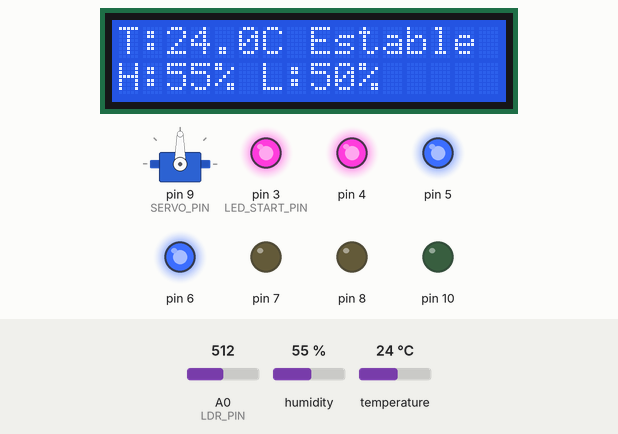
The sketch below on a simulated Arduino Uno, built with avr-gcc and run on an emulated ATmega328P. On the bench: servo, 16×2 character LCD, output pins drawn as LEDs (lit = HIGH). Inputs (shaded band) come from the test bench; at power-on: temperature 24 °C, A0 (LDR_PIN) = 512, humidity 55 %. What the sketch prints to the serial monitor is not drawn.

Above: at 3.2 s.
3.3 s: temperature set to 23.4 °C
At 6.0 s:
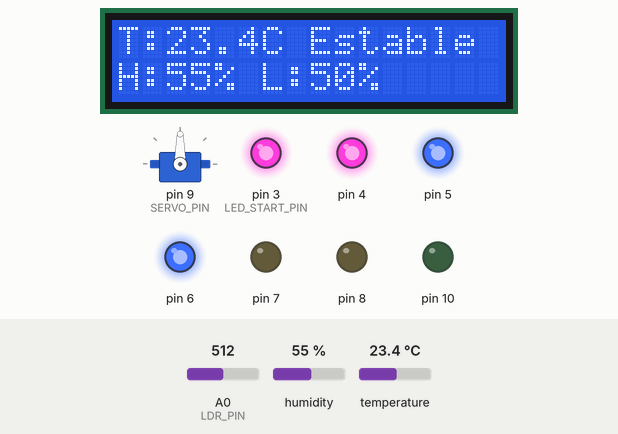
6.6 s: temperature set to 22.4 °C
At 8.1 s:
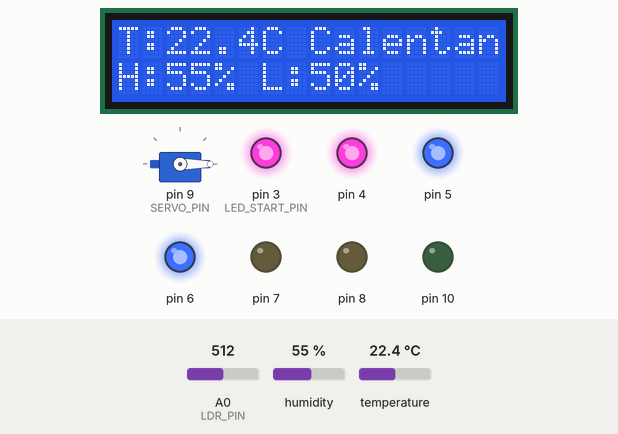
9.9 s: temperature set to 28 °C
At 13.4 s:
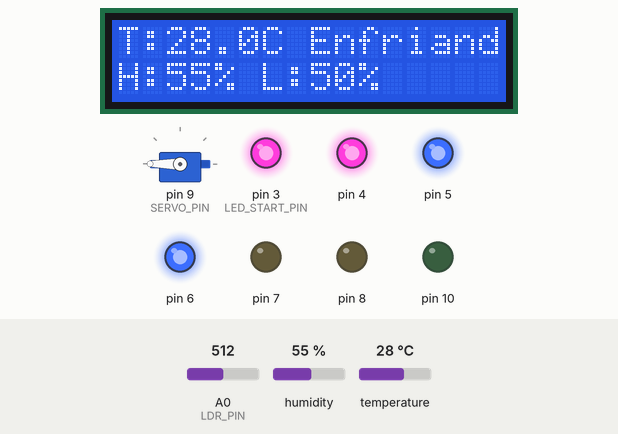
13.7 s: A0 (LDR_PIN) set to 716
At 15.7 s:
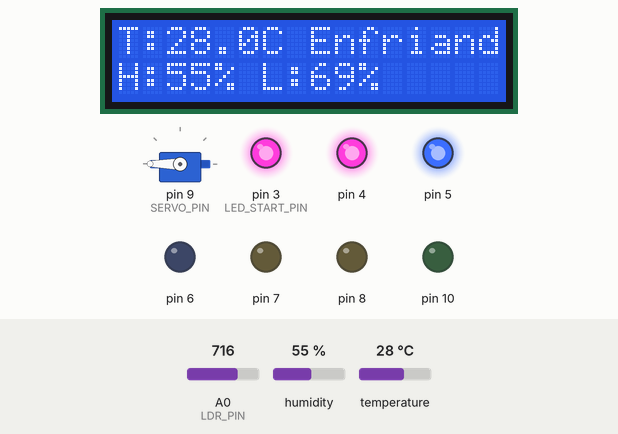
17.0 s: A0 (LDR_PIN) set to 900
At 17.8 s:
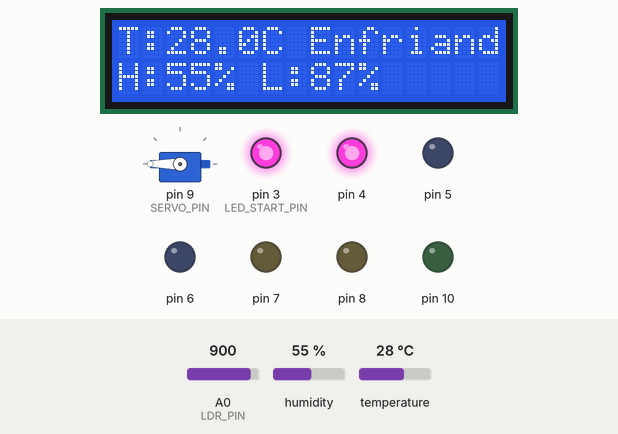
20.3 s: A0 (LDR_PIN) set to 1023
At 23.3 s:
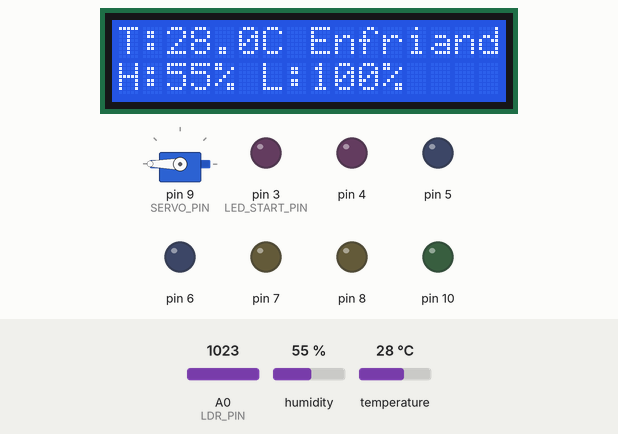
Timing chart, 0 to 24.8 s (numbered marks = the images above; inputs shaded):
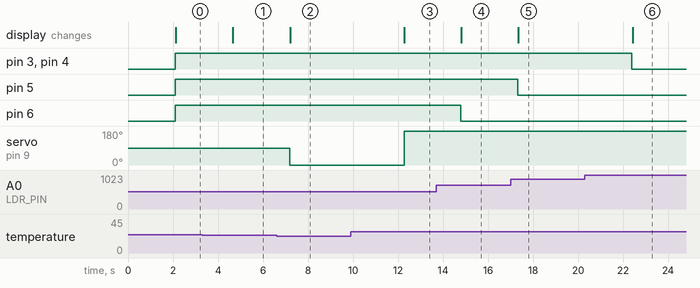

Measured:
- the behaviour switches between 23 and 22.9 °C on temperature (found by bisection; images 1 and 2)
- after the input at 3.3 s, the display: changes after 1.4 s (image 1)
- after the input at 6.6 s, servo on pin 9 (SERVO_PIN): 90° → 0° after 0.60 s; the display: changes after 0.60 s (image 2)
- after the input at 9.9 s, servo on pin 9 (SERVO_PIN): 0° → 180° after 2.4 s; the display: changes after 2.4 s (image 3)
- after the input at 13.7 s, pin 6: HIGH → LOW after 1.1 s; the display: changes after 1.1 s (image 4)
- after the input at 17.0 s, pin 5: HIGH → LOW after 0.32 s; the display: changes after 0.36 s (image 5)
- after the input at 20.3 s, pin 3 (LED_START_PIN), pin 4: HIGH → LOW after 2.1 s; the display: changes after 2.1 s (image 6)

The sketch:

sketch.ino
```cpp
#include <DHT.h>
#include <Servo.h>
#include <Wire.h>
#include <LiquidCrystal_I2C.h>

// --- CONFIGURACIÓN DE PINES ---
#define DHTPIN 2           // Pin de datos del DHT
#define DHTTYPE DHT22
#define LDR_PIN A0         // Pin analógico para el LDR
#define NUM_LEDS 8
#define LED_START_PIN 3
#define SERVO_PIN 9

// --- OBJETOS DE LIBRERÍAS ---
DHT dht(DHTPIN, DHTTYPE);
Servo servo;
LiquidCrystal_I2C lcd(0x27, 16, 2);

// --- VARIABLES DE CONTROL ---
float tempDeseada = 25.0;
int zonaMuerta = 2;
int umbralLuz = 600;

void setup() {
  Serial.begin(9600);
  dht.begin();
  servo.attach(SERVO_PIN);

  lcd.begin(16, 2);
  lcd.backlight();
  lcd.clear();

  for (int i = 0; i < NUM_LEDS; i++) {
    pinMode(LED_START_PIN + i, OUTPUT);
  }

  lcd.setCursor(0, 0);
  lcd.print("Iniciando sistema");
  delay(2000);
  lcd.clear();
}

void loop() {
  float temp = dht.readTemperature();  // °C por defecto
  float humedad = dht.readHumidity();
  int ldrValor = analogRead(LDR_PIN);

  // Validar datos
  if (isnan(temp) || isnan(humedad)) {
    lcd.clear();
    lcd.setCursor(0, 0);
    lcd.print("Error sensor DHT");
    delay(2000);
    return;
  }

  // --- CONTROL DE TEMPERATURA ---
  float limiteMax = tempDeseada + zonaMuerta;
  float limiteMin = tempDeseada - zonaMuerta;
  String accionTemp = "Estable  ";

  if (temp < limiteMin) {
    servo.write(0);
    accionTemp = "Calentando";
  } else if (temp > limiteMax) {
    servo.write(180);
    accionTemp = "Enfriando ";
  } else {
    servo.write(90);
  }

  // --- CONTROL DE ILUMINACIÓN ---
  // El LDR devuelve más voltaje a más luz
  int porcentajeLuz = map(ldrValor, 0, 1023, 0, 100); // 0-100%
  porcentajeLuz = constrain(porcentajeLuz, 0, 100);

  int ledsEncendidos = map(porcentajeLuz, 0, 100, NUM_LEDS, 0);
  ledsEncendidos = constrain(ledsEncendidos, 0, NUM_LEDS);

  for (int i = 0; i < NUM_LEDS; i++) {
    digitalWrite(LED_START_PIN + i, (i < ledsEncendidos) ? HIGH : LOW);
  }

  // --- VISUALIZACIÓN EN LCD ---
  lcd.clear();
  lcd.setCursor(0, 0);
  lcd.print("T:");
  lcd.print(temp, 1);
  lcd.print("C ");
  lcd.print(accionTemp);

  lcd.setCursor(0, 1);
  lcd.print("H:");
  lcd.print(humedad, 0);
  lcd.print("% L:");
  lcd.print(porcentajeLuz);
  lcd.print("%");

  // --- MONITOR SERIE PARA DEBUG ---
  Serial.print("Temp: ");
  Serial.print(temp);
  Serial.print(" °C | Humedad: ");
  Serial.print(humedad);
  Serial.print(" % | Luz: ");
  Serial.print(porcentajeLuz);
  Serial.println(" %");

  delay(2500);
}
```
